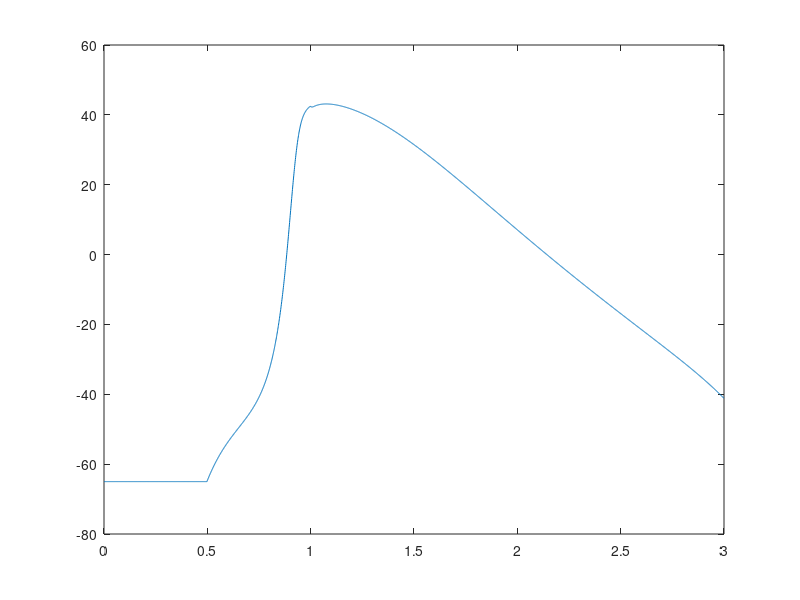

This figure's MATLAB source:
%Constants
capitance = 0.1; % microfarads per centimeter squared
applied_current = 0; %nanoampheres

sodium_displacement = 50; % displacement from the equilibrium  ...
                          % potential in milllivolts
potassium_displacement = -77; % displacement from the equilibrium ...
                              % potential in milllivolts
leakage_displacement = -54.4; % displacement from the equilibrium ...
                               % potential in milllivolts

sodium_conductance = 120; % maximum conductance in millisiemens per ...
                          % centimeters squared
potassium_conductance = 36; % maximum conductance in millisiemens per ...
                            % centimeters squared
leakage_conductance = 0.3; % maximum conductance in millisiemens per ...
                           % centimeters squared                        

time = 3; % milliseconds
delta_time = .001; % milliseconds
number_iterations = time/delta_time;
time_array = zeros(1, number_iterations); % time array

an = @(voltage) (0.01 * (voltage + 55))/(1 - exp(-(voltage + 55) / 10));
     % n-gate opening rate constant in meters per second
am = @(voltage) (0.1 * (voltage + 40))/(1 - exp(-(voltage + 40) / 10));
     % m-gate opening rate constant in meters per second
ah = @(voltage) (0.07 * exp(-(voltage + 65) / 20));
     % h-gate opening rate constant in meters per second
bn = @(voltage) (0.125 * exp(-(voltage + 65) / 80));
     % n-gate closing rate constant in meters per second
bm = @(voltage) (4 * exp(-(voltage + 65) / 18));
     % m-gate closing rate constant in meters per second
bh = @(voltage) (1 / (exp(-(voltage + 35) / 10) + 1));
     % h-gate closing rate constant in meters per second

sodium_channel_current = @(voltage, n, m, h) (sodium_conductance * m^3 * ...
    h * (voltage - sodium_displacement)); %nanoampheres
potassium_channel_current = @(voltage, n, m, h) (potassium_conductance * ...
    n^4 * (voltage - potassium_displacement)); %nanoampheres
leakage_current = @(voltage, n, m, h) (leakage_conductance * ...
	(voltage - leakage_displacement)); %nanoampheres

dvdt = @(voltage, I, n, m, h) (((1 / capitance) * ...
     (I - (sodium_channel_current(voltage, n, m, h) + ...
     potassium_channel_current(voltage, n, m, h) + ...
     leakage_current(voltage, n, m, h)))));
dndt = @(voltage, n, m, h) ((an(voltage) * (1 - n) - bn(voltage) * n));
dmdt = @(voltage, n, m, h) ((am(voltage) * (1 - m) - bm(voltage) * m));
dhdt = @(voltage, n, m, h) ((ah(voltage) * (1 - h) - bh(voltage) * h));
   
% initial values
V = zeros(1, number_iterations); % initialized voltage array
V(1) = -65; % initial voltage in millivolts
n = zeros(1, number_iterations); % initialized n array
n(1) = an(V(1)) / (an(V(1)) + bn(V(1))); % initial n-value
m = zeros(1, number_iterations); % initialized m array
m(1) = am(V(1)) / (am(V(1)) + bm(V(1))); % initial m-value
h = zeros(1, number_iterations); % initialized h array
h(1) = ah(V(1)) / (ah(V(1)) + bh(V(1))); % initial h-value
       
for i = 2:number_iterations
    time_array(i) = (i - 1) * delta_time;
    if i == 500;
         applied_current = 15;
     end
    if i == 1001
         applied_current = 0;
    end
    k1 = delta_time * dvdt(V(i - 1), applied_current, n(i - 1), m(i - 1), h(i - 1));
    n1 = delta_time * dndt(V(i - 1), n(i - 1), m(i - 1), h(i - 1));
    m1 = delta_time * dmdt(V(i - 1), n(i - 1), m(i - 1), h(i - 1)); 
    h1 = delta_time * dhdt(V(i - 1), n(i - 1), m(i - 1), h(i - 1));

    k2 = delta_time * dvdt(V(i - 1) + (0.5 * k1), applied_current, n(i - 1) + ...
        (0.5 * n1), m(i - 1) + (0.5 * m1), h(i - 1) + (0.5 * h1));
    n2 = delta_time * dndt(V(i - 1) + (0.5 * k1), n(i - 1) + ...
        (0.5 * n1), m(i - 1) + (0.5 * m1), h(i - 1) + (0.5 * h1));
    m2 = delta_time * dmdt(V(i - 1) + (0.5 * k1), n(i - 1) + ...
        (0.5 * n1), m(i - 1) + (0.5 * m1), h(i - 1) + (0.5 * h1));
    h2 = delta_time * dhdt(V(i - 1) + (0.5 * k1), n(i - 1) + ...
        (0.5 * n1), m(i - 1) + (0.5 * m1), h(i - 1) + (0.5 * h1));

    k3 = delta_time * dvdt(V(i - 1) + (0.5 * k2), applied_current, n(i - 1) + ...
        (0.5 * n2), m(i - 1) + (0.5 * m2), h(i - 1) + (0.5 * h2));
    n3 = delta_time * dndt(V(i - 1) + (0.5 * k2), n(i - 1) + ...
        (0.5 * n2), m(i - 1) + (0.5 * m2), h(i - 1) + (0.5 * h2));
    m3 = delta_time * dmdt(V(i - 1) + (0.5 * k2), n(i - 1) + ...
        (0.5 * n2), m(i - 1) + (0.5 * m2), h(i - 1) + (0.5 * h2));
    h3 = delta_time * dhdt(V(i - 1) + (0.5 * k2), n(i - 1) + ...
        (0.5 * n2), m(i - 1) + (0.5 * m2), h(i - 1) + (0.5 * h2));
 
    k4 = delta_time * dvdt(V(i - 1) + k3, applied_current, n(i - 1) + n3, m(i - 1) + m3, ...
        h(i - 1) + h3);
    n4 = delta_time * dndt(V(i - 1) + k3, n(i - 1) + n3, m(i - 1) + m3, ...
        h(i - 1) + h3);
    m4 = delta_time * dmdt(V(i - 1) + k3, n(i - 1) + n3, m(i - 1) + m3, ...
        h(i - 1) + h3);
    h4 = delta_time * dhdt(V(i - 1) + k3, n(i - 1) + n3, m(i - 1) + m3, ...
        h(i - 1) + h3);

    V(i) = V(i - 1) + 1 / 6 * (k1 + 2 * k2 + 2 * k3 + k4);
    n(i) = n(i - 1) + 1 / 6 * (n1 + 2 * n2 + 2 * n3 + n4);
    m(i) = m(i - 1) + 1 / 6 * (m1 + 2 * m2 + 2 * m3 + m4);
    h(i) = h(i - 1) + 1 / 6 * (h1 + 2 * h2 + 2 * h3 + h4);
end

figure()
plot(time_array, V)